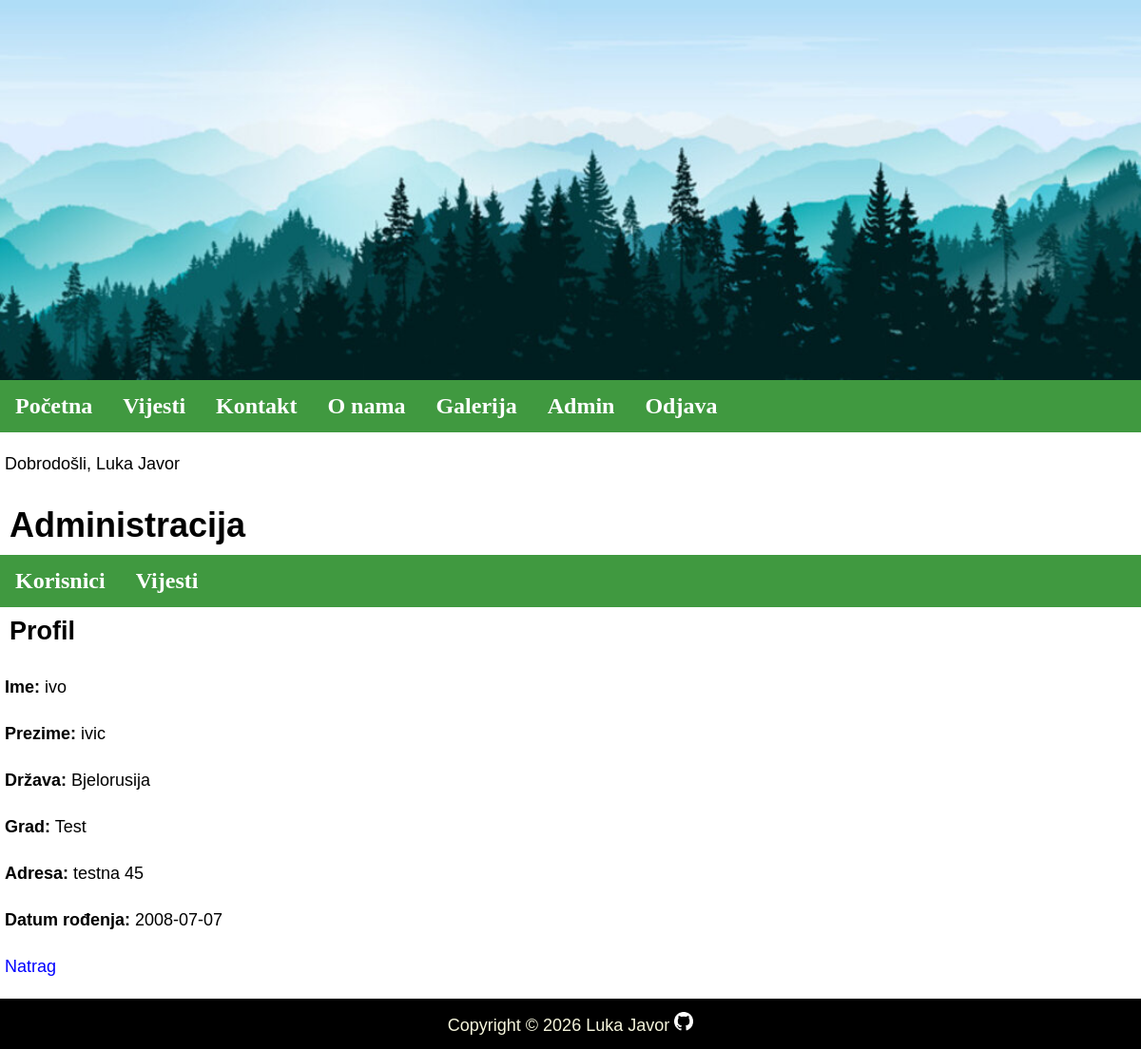
Screenshot of /index.php?menu=7&action=1&id=9 (signed in) with the database file from the repository.
### tables this page shows
CREATE TABLE `users` (
  `id` int(11) NOT NULL,
  `firstname` varchar(100) NOT NULL,
  `lastname` varchar(100) NOT NULL,
  `email` varchar(150) NOT NULL,
  `password` varchar(255) NOT NULL,
  `country` char(2) NOT NULL,
  `city` varchar(100) DEFAULT NULL,
  `adress` varchar(255) DEFAULT NULL,
  `date` date DEFAULT NULL,
  `role` enum('user','editor','admin') NOT NULL DEFAULT 'user'
);

CREATE TABLE `countries` (
  `country_code` char(2) NOT NULL,
  `country_name` varchar(100) NOT NULL
);

### admin/users.php (the view, shortened to what this page needs)
<?php
	if (isset($_GET['id']) && $_GET['id'] != '') {
		$query  = "SELECT * FROM users";
		$query .= " WHERE id=".$_GET['id'];
		$result = @mysqli_query($MySQL, $query);
		$row = @mysqli_fetch_array($result);
		print '
		<h2>Profil</h2>
		<p><b>Ime:</b> ' . $row['firstname'] . '</p>
		<p><b>Prezime:</b> ' . $row['lastname'] . '</p>';
		$_query  = "SELECT * FROM countries";
		$_query .= " WHERE country_code='" . $row['country'] . "'";
		$_result = @mysqli_query($MySQL, $_query);
		$_row = @mysqli_fetch_array($_result);
		print '
		<p><b>Država:</b> ' .$_row['country_name'] . '</p>
        <p><b>Grad:</b> ' .$row['city'] . '</p>
		<p><b>Adresa:</b> ' .$row['adress'] . '</p>
        <p><b>Datum rođenja:</b> ' .$row['date'] . '</p>
		<p><a href="index.php?menu='.$menu.'&amp;action='.$action.'">Natrag</a></p>';
	}
?>

### stilovi.css (style rules this page uses)
body { text-align: left; font-size: 18px; font-family: Verdana, Geneva, Tahoma, sans-serif; margin: 0; }
h2 { padding: 10px; margin: 0; }
main a { color: blue; text-decoration: none; }
p { padding: 5px; }

### rows the page displays
users: firstname "ivo", lastname "ivic", city "Test", adress "testna 45", date "2008-07-07"
countries: country_name "Bjelorusija"

### other values shown
$_SESSION['message'] "Dobrodošli, Luka Javor"
